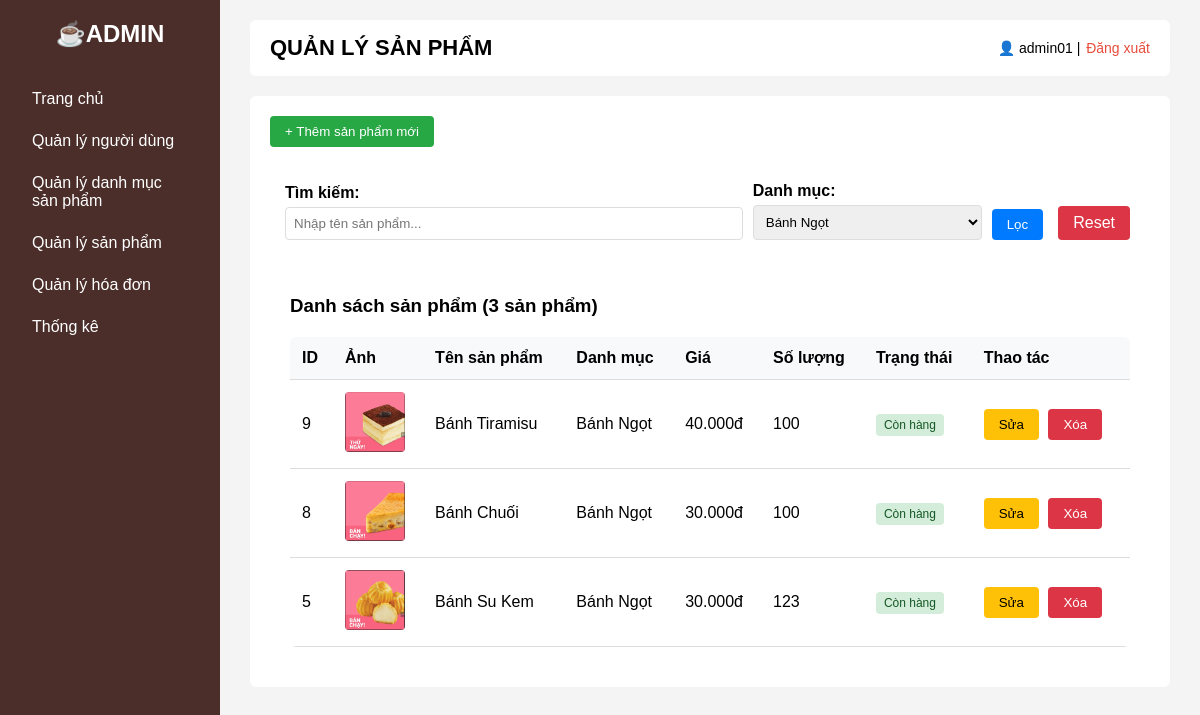
The page /php/phpAdmin/products.php?category=4 (signed in) on the database as committed earlier.
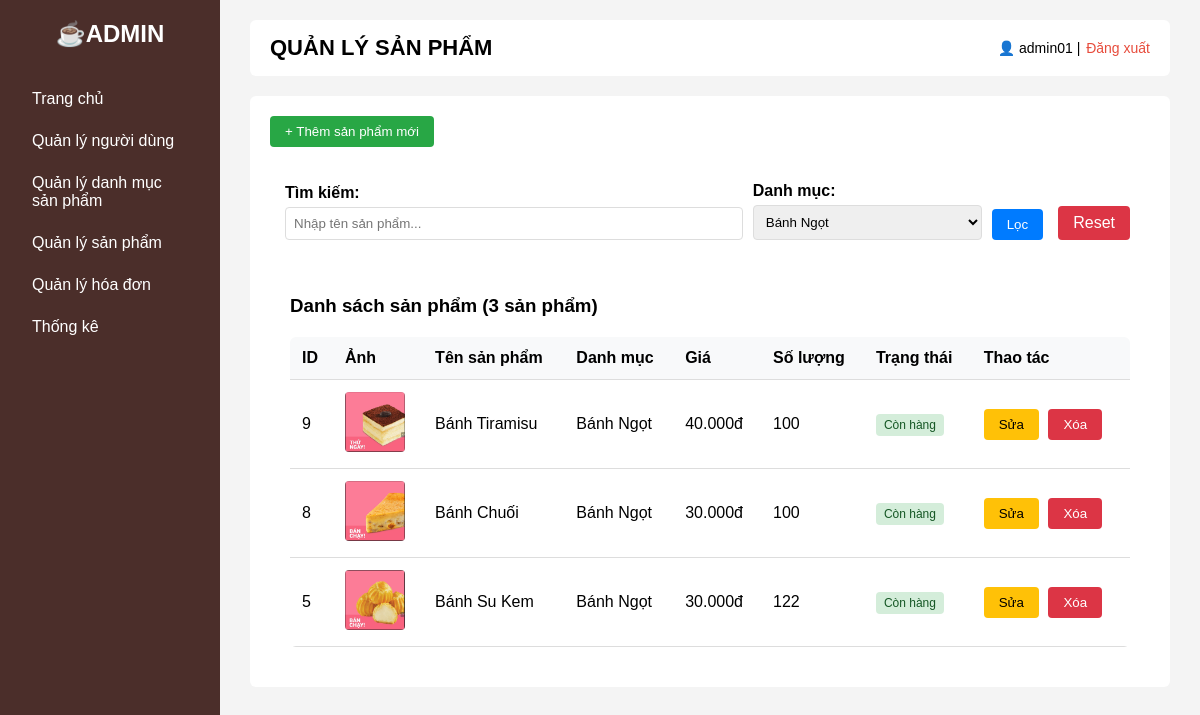
The same page on the database as committed later.
### tables this page shows
CREATE TABLE `products` (
  `id` int(11) NOT NULL,
  `name` varchar(100) NOT NULL,
  `category_id` int(11) NOT NULL,
  `price` decimal(10,2) NOT NULL,
  `quantity` int(11) NOT NULL DEFAULT 0,
  `description` text DEFAULT NULL,
  `image` varchar(255) DEFAULT NULL,
  `status` enum('active','inactive') DEFAULT 'active',
  `created_at` timestamp NOT NULL DEFAULT current_timestamp()
);

CREATE TABLE `categories` (
  `id` int(11) NOT NULL,
  `name` varchar(100) NOT NULL,
  `created_at` timestamp NOT NULL DEFAULT current_timestamp()
);

### php/phpAdmin/products.php (the view, shortened to what this page needs)
<?php
include "../connect.php";
$upload_dir = "../../uploads/products/";
$categories = $conn->query("SELECT * FROM categories ORDER BY name");
$search   = trim($_GET["search"] ?? "");
$category = (int)($_GET["category"] ?? 0);
$sql = "
    SELECT p.*, c.name AS category_name
    FROM products p
    LEFT JOIN categories c ON p.category_id = c.id
    WHERE 1=1
";
if ($category > 0) {
    $sql .= " AND p.category_id = $category";
}
$sql .= " ORDER BY p.id DESC";
$products = $conn->query($sql);
?>
<!DOCTYPE html>
<html lang="vi">
<head>
    <link rel="stylesheet" href="/quanlyquancaphe_web/Coffee_Web/css/home.css?v=<?php echo time(); ?>">
    <link rel="stylesheet" href="/quanlyquancaphe_web/Coffee_Web/css/productsadmin.css?v=<?php echo time(); ?>">
</head>
<body>
    <div class="layout">
        <aside class="sidebar">
            <h2>☕ADMIN</h2>
            <ul>
                <li><a href="adminHome.php">Trang chủ</a></li>
                <li><a href="adminUsers.php">Quản lý người dùng</a></li>
                <li><a href="categories.php">Quản lý danh mục sản phẩm</a></li>
                <li><a href="products.php" class="active">Quản lý sản phẩm</a></li>
                <li><a href="orders.php">Quản lý hóa đơn</a></li>
                <li><a href="statistics.php">Thống kê</a></li>
            </ul>
        </aside>
        <main class="content">
            <header class="topbar">
                <h1>QUẢN LÝ SẢN PHẨM</h1>
                <div class="account">
                    👤 <?= htmlspecialchars($_SESSION["username"]) ?> |
                    <a href="../phpAccount/logout.php">Đăng xuất</a>
                </div>
            </header>
            <section class="welcome">
                <div style="margin-bottom: 20px;">
                    <button onclick="openAddModal()" class="btn btn-success">+ Thêm sản phẩm mới</button>
                </div>
                <div class="filter-section">
                    <form method="GET" style="display: flex; gap: 10px; width: 100%; align-items: end;">
                        <div class="form-group" style="flex: 2;">
                            <label>Tìm kiếm:</label>
                            <input type="text" name="search" value="<?= htmlspecialchars($search) ?>" placeholder="Nhập tên sản phẩm...">
                        </div>
                        <div class="form-group" style="flex: 1;">
                            <label>Danh mục:</label>
                            <select name="category">
                                <?php
                                $categories->data_seek(0);
                                while ($cat = $categories->fetch_assoc()):
                                ?>
                                    <option value="<?= $cat['id'] ?>" <?= $category == $cat['id'] ? 'selected' : '' ?>>
                                        <?= htmlspecialchars($cat['name']) ?>
                                    </option>
                                <?php endwhile; ?>
                            </select>
                        </div>
                        <button type="submit" class="btn btn-primary">Lọc</button>
                        <a href="products.php" class="btn btn-danger">Reset</a>
                    </form>
                </div>
                <div style="background: white; padding: 20px; border-radius: 8px;">
                    <h3>Danh sách sản phẩm (<?= $products->num_rows ?> sản phẩm)</h3>
                    <table>
                        <thead>
                            <tr>
                                <th>ID</th>
                                <th>Ảnh</th>
                                <th>Tên sản phẩm</th>
                                <th>Danh mục</th>
                                <th>Giá</th>
                                <th>Số lượng</th>
                                <th>Trạng thái</th>
                                <th>Thao tác</th>
                            </tr>
                        </thead>
                        <tbody>
                            <?php if ($products->num_rows > 0): ?>
                                <?php while ($row = $products->fetch_assoc()): ?>
                                    <tr>
                                        <td><?= $row["id"] ?></td>
                                        <td>
                                            <?php if (!empty($row["image"])): ?>
                                                <img src="<?= $upload_dir . $row['image'] ?>" class="product-image" alt="Product">
                                            <?php else: ?>
                                                <img src="../../images/no-image.png" class="product-image" alt="No image">
                                            <?php endif; ?>
                                        </td>
                                        <td><?= $row["name"] ?></td>
                                        <td><?= $row["category_name"] ?></td>
                                        <td><?= number_format($row["price"], 0, ',', '.') ?>đ</td>
                                        <td><?= $row["quantity"] ?></td>
                                        <td>
                                            <?php
                                            $isOutOfStock = ($row['quantity'] <= 0);
                                            ?>
                                            <span class="status-badge <?= $isOutOfStock ? 'status-inactive' : 'status-active' ?>">
                                                <?= $isOutOfStock ? 'Hết hàng' : 'Còn hàng' ?>
                                            </span>
                                        </td>
                                        <td>
                                            <button onclick='openEditModal(<?= json_encode($row) ?>)' class="btn btn-warning">Sửa</button>
                                            <form method="POST" style="display:inline"
                                                onsubmit="return confirm('Bạn có chắc muốn xóa sản phẩm này?')">
                                                <button type="submit" class="btn btn-danger">Xóa</button>
                                            </form>
                                        </td>
                                    </tr>
                                <?php endwhile; ?>
                            <?php else: ?>
                                <tr>
                                    <td colspan="8" style="text-align: center;">Không tìm thấy sản phẩm nào</td>
                                </tr>
                            <?php endif; ?>
                        </tbody>
                    </table>
                </div>
            </section>
        </main>
    </div>
</body>
</html>

### css/home.css (style rules this page uses)
* { margin: 0; padding: 0; box-sizing: border-box; font-family: Arial, sans-serif; }
.layout { display: flex; min-height: 100vh; background: #f4f4f4; }
.sidebar { width: 220px; background: #4b2e2a; color: white; padding: 20px; position: sticky; top: 0; height: 100vh; overflow-y: auto; }
.sidebar h2 { text-align: center; margin-bottom: 30px; }
.sidebar ul { list-style: none; }
.sidebar li { padding: 12px; cursor: pointer; border-radius: 5px; }
.content { flex: 1; padding: 20px 30px; }
.topbar { display: flex; justify-content: space-between; align-items: center; background: white; padding: 15px 20px; border-radius: 6px; margin-bottom: 20px; }
.topbar h1 { font-size: 22px; }
.account { font-size: 14px; }
.account a { text-decoration: none; color: #e74c3c; margin-left: 2px; }
.welcome { background: white; padding: 20px; border-radius: 6px; }
.sidebar a { text-decoration: none; color: white; display: block; width: 100%; }
table { width: 100%; background: white; border-collapse: collapse; border-radius: 6px; overflow: hidden; }
th { background: #4b2e2a; color: white; padding: 12px; text-align: center; }
td { padding: 10px; text-align: center; border-bottom: 1px solid #eee; }

### css/productsadmin.css (style rules this page uses)
.form-group { margin: 15px 0; }
.form-group label { display: block; margin-bottom: 5px; font-weight: bold; }
.form-group input, .form-group select, .form-group textarea { width: 100%; padding: 8px; border: 1px solid #ddd; border-radius: 4px; box-sizing: border-box; }
.btn { padding: 8px 15px; border: none; border-radius: 4px; cursor: pointer; margin-right: 5px; text-decoration: none; display: inline-block; }
.btn-primary { background-color: #007bff; color: white; }
.btn-success { background-color: #28a745; color: white; }
.btn-danger { background-color: #dc3545; color: white; }
.btn-warning { background-color: #ffc107; color: black; }
table { width: 100%; border-collapse: collapse; margin-top: 20px; }
table th, table td { padding: 12px; text-align: left; border-bottom: 1px solid #ddd; }
table th { background-color: #f8f9fa; font-weight: bold; color: #000 !important; }
.product-image { width: 60px; height: 60px; object-fit: cover; border-radius: 4px; }
.status-badge { padding: 4px 8px; border-radius: 4px; font-size: 12px; }
.status-active { background-color: #d4edda; color: #155724; }
.filter-section { background: white; padding: 15px; border-radius: 8px; margin-bottom: 20px; display: flex; gap: 10px; align-items: end; }
.filter-section .form-group { margin: 0; flex: 1; }

Rows that differ between the two databases and show on the page:
changed products "Bánh Su Kem": quantity "123" → "122"
